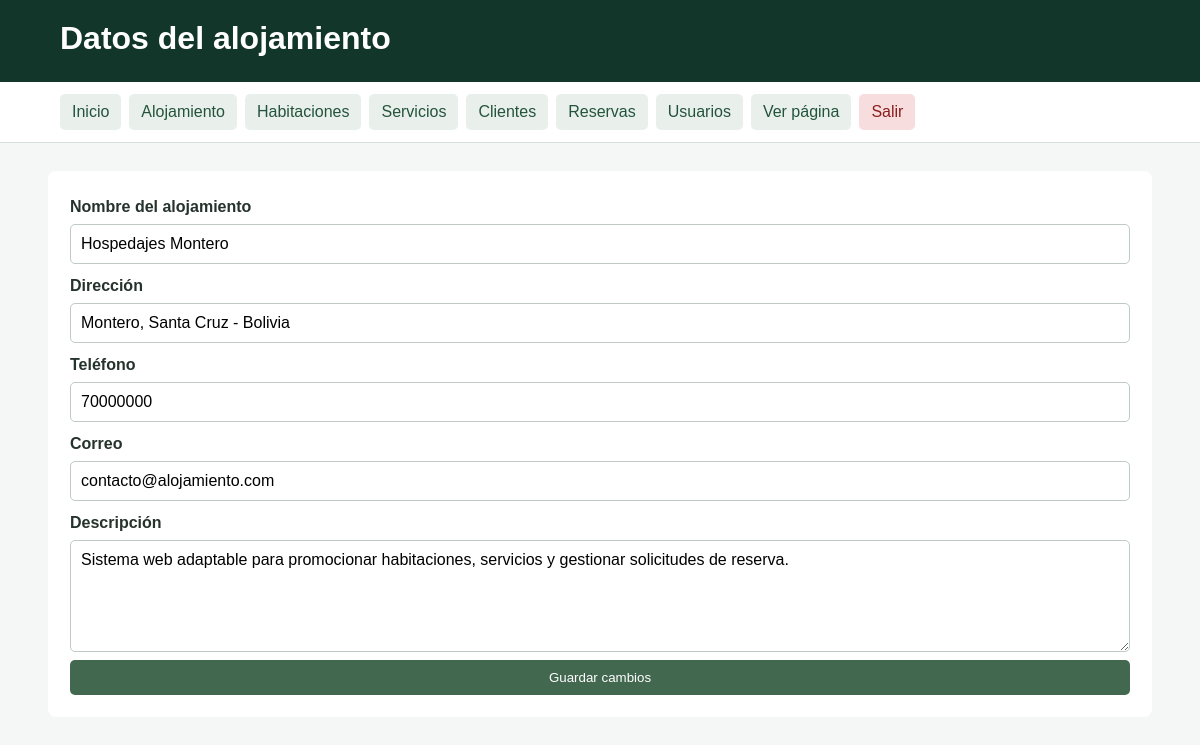
The page /alojamiento_admin.php (signed in) on the database its author committed.
### tables this page shows
CREATE TABLE IF NOT EXISTS alojamiento (
    id_alojamiento INT AUTO_INCREMENT PRIMARY KEY,
    nombre VARCHAR(100) NOT NULL,
    direccion VARCHAR(150) NOT NULL,
    telefono VARCHAR(30),
    correo VARCHAR(100),
    descripcion TEXT
);

### alojamiento_admin.php (the view, shortened to what this page needs)
<?php
require_once "conexion.php";
$alojamiento = $conexion->query("SELECT * FROM alojamiento LIMIT 1")->fetch_assoc();
?>
<!DOCTYPE html>
<html lang="es">
<head>
    <link rel="stylesheet" href="admin.css">
</head>
<body>
<header class="cabecera-admin"><h1>Datos del alojamiento</h1></header>
<?php include "menu_admin.php"; ?>
<main class="contenedor-admin">
    <form class="form-admin" method="POST">
        <label>Nombre del alojamiento</label>
        <input type="text" name="nombre" value="<?php echo htmlspecialchars($alojamiento['nombre']); ?>" required>
        <label>Dirección</label>
        <input type="text" name="direccion" value="<?php echo htmlspecialchars($alojamiento['direccion']); ?>" required>
        <label>Teléfono</label>
        <input type="text" name="telefono" value="<?php echo htmlspecialchars($alojamiento['telefono']); ?>">
        <label>Correo</label>
        <input type="email" name="correo" value="<?php echo htmlspecialchars($alojamiento['correo']); ?>">
        <label>Descripción</label>
        <textarea name="descripcion" rows="5"><?php echo htmlspecialchars($alojamiento['descripcion']); ?></textarea>
        <button type="submit">Guardar cambios</button>
    </form>
</main>
</body>
</html>

### admin.css (style rules this page uses)
* { box-sizing: border-box; }
body { margin: 0; font-family: Arial, sans-serif; background: #f4f7f5; color: #26332d; }
.cabecera-admin { background: #12372a; color: white; padding: 20px 5%; }
.cabecera-admin h1 { margin: 0 0 5px; }
.contenedor-admin { width: min(1200px, 92%); margin: 28px auto; }
.panel-ayuda, .form-admin { background: white; padding: 22px; border-radius: 8px; }
.form-admin { display: flex; flex-direction: column; gap: 8px; }
.form-admin label { font-weight: bold; margin-top: 5px; }
.form-admin input, .form-admin select, .form-admin textarea, .form-estado select { padding: 10px; border: 1px solid #bfcac3; border-radius: 5px; font: inherit; }
.form-admin button, .form-estado button { border: 0; background: #436850; color: white; padding: 10px 14px; border-radius: 5px; cursor: pointer; }

### rows shown on the page
alojamiento: nombre "Hospedajes Montero", direccion "Montero, Santa Cruz - Bolivia", telefono "70000000", correo "contacto@alojamiento.com", descripcion "Sistema web adaptable para promocionar habitaciones, servicios y gestionar solicitudes de reserva."
